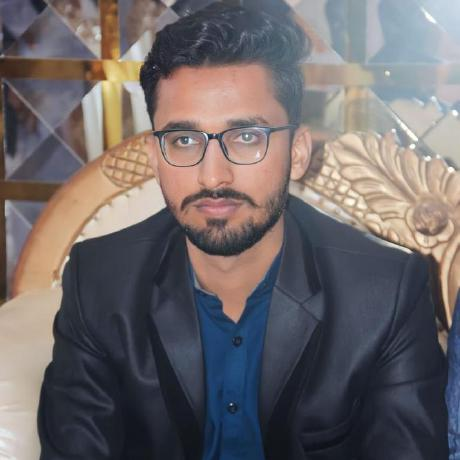
%> input picture assets/sami.jpeg, 460 x 460 px
$ octave TogetherPiece.m   (GNU Octave 9; MATLAB toolbox functions it lacks are replaced by stand-ins)
%> lines starting %> are read from the running program, lines starting %| are printed output that depends on the picture
LowContrastImg=rgb2gray(imread("E:/Matlab/assets/sami.jpeg"));
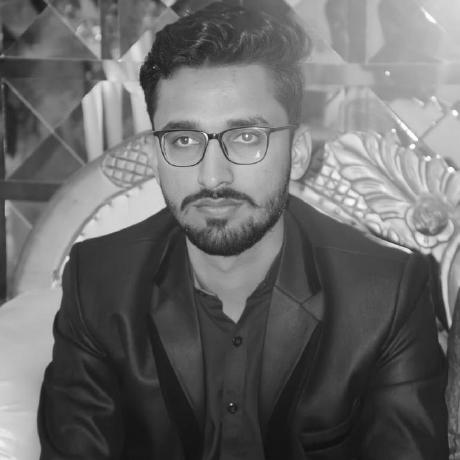
%> LowContrastImg: size 460x460 uint8; min 14, max 255, mean 106

[R C]=size(LowContrastImg);
%> R = 460; C = 460
figure;imshow(LowContrastImg);

LowContrastImg=double(LowContrastImg);
%> LowContrastImg: size 460x460 double

EnhancedHighContr=zeros(R,C);
for i=1:R
    for j=1:C
        if LowContrastImg(i,j)<=60
            EnhancedHighContr(i,j)=LowContrastImg(i,j)*2;
        elseif LowContrastImg(i,j)>61 && LowContrastImg(i,j)<=140
            EnhancedHighContr(i,j)=0.5*(LowContrastImg(i,j)-60)+120;
        else
            EnhancedHighContr(i,j)=0.5*(LowContrastImg(i,j)-140)+70;
        end
    end
end
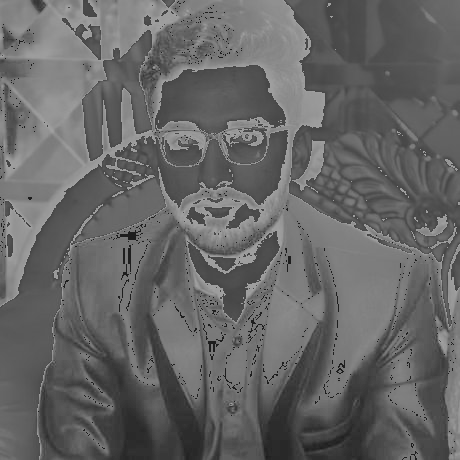
%> EnhancedHighContr: size 460x460 double; min 28, max 160, mean 102.1

A=zeros(R,C);

figure;imshow(EnhancedHighContr,[]);


imgFFT=fft2(EnhancedHighContr);
img2=ifft(imgFFT);
%image show in frequency domain show it is black because mostly values map
% on 0.
figure;imshow(imgFFT,[]);
S=fftshift(log(1+abs(imgFFT)));
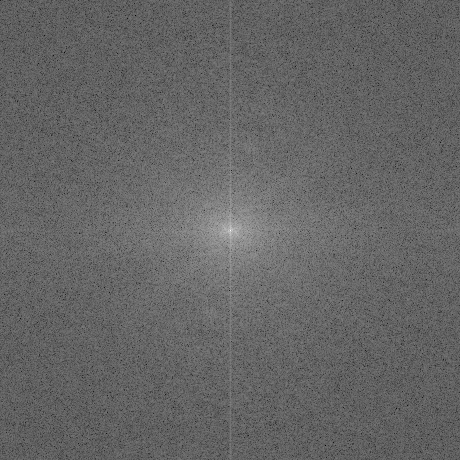
%> S: size 460x460 double; min 2.69, max 16.89, mean 8.35; drawn with min black and max white
figure;imshow(S,[]);

for i=1:R
    for j=1:C
        if EnhancedHighContr(i,j)<=60
            A(i,j)=EnhancedHighContr(i,j)*2;
        elseif EnhancedHighContr(i,j)>61 && EnhancedHighContr(i,j)<=140
            A(i,j)=0.5*(EnhancedHighContr(i,j)-60)+120;
        else
            A(i,j)=0.5*(EnhancedHighContr(i,j)-140)+70;
        end
    end
end
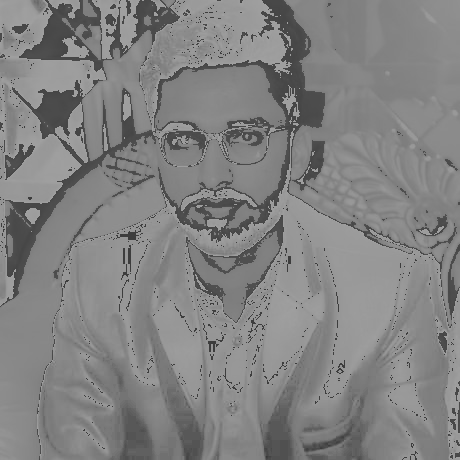
%> A: size 460x460 double; min 56, max 160, mean 130.4

figure;imshow(A,[]);
